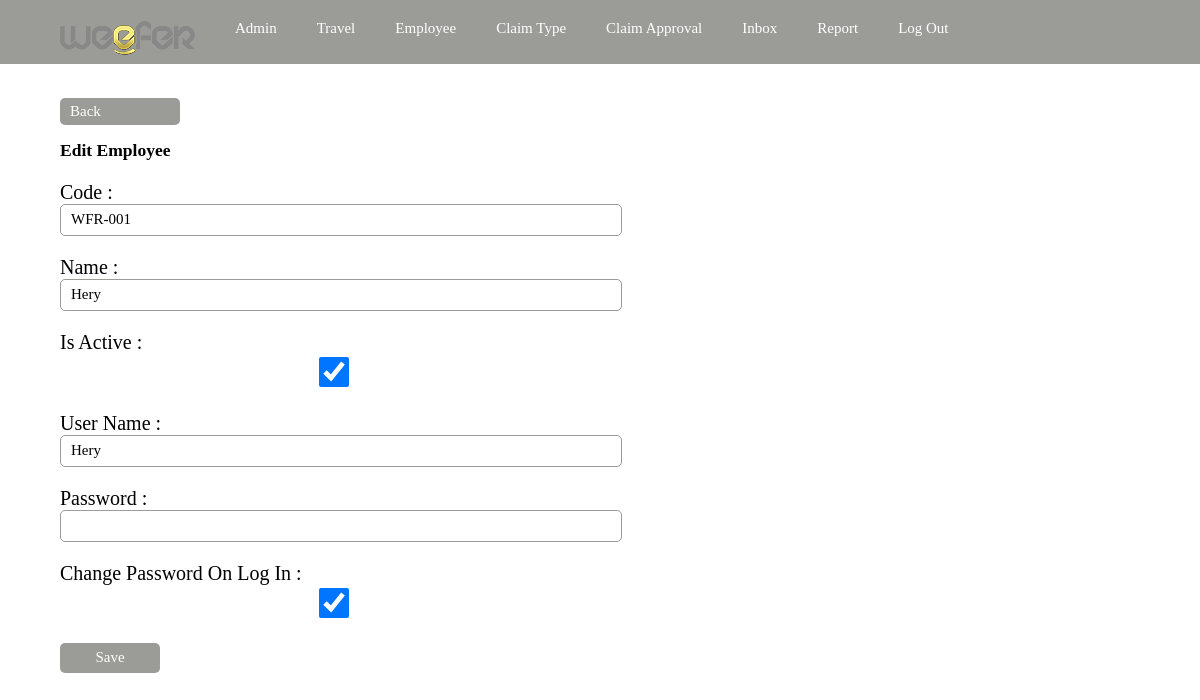
The page /claim/adminarea/editemployee.php?Id=18 (signed in) on the database its author committed.
### tables this page shows
CREATE TABLE `employee` (
  `Id` int(10) unsigned NOT NULL AUTO_INCREMENT,
  `Code` varchar(20) NOT NULL,
  `Name` varchar(50) NOT NULL,
  `UserName` varchar(45) NOT NULL,
  `StoredPassword` varchar(100) NOT NULL,
  `IsActive` tinyint(1) NOT NULL,
  `LockField` int(10) unsigned DEFAULT NULL,
  `ChangePasswordOnLogIn` tinyint(1) NOT NULL,
  PRIMARY KEY (`Id`),
  UNIQUE KEY `i_employee_code` (`Code`),
  UNIQUE KEY `i_employee_username` (`UserName`)
);

### claim/classes/Employee.php (called while the page is built, shortened)
<?php
class Employee extends UserBase{
   public static function GetObjectByKey($mySQLi, $Id){
       if($result = $mySQLi->query("SELECT * FROM ".self::TABLENAME." WHERE Id = ".$mySQLi->real_escape_string($Id)." LIMIT 1")){
           if($row = $result->fetch_array()){
               $tmpEmployee = new Employee($mySQLi);
               $tmpEmployee->Id = $row['Id'];
               $tmpEmployee->StoredPassword = $row['StoredPassword'];
               $tmpEmployee->IsActive = $row['IsActive'];
               $tmpEmployee->Code = $row['Code'];
               $tmpEmployee->UserName = $row['UserName'];
               $tmpEmployee->Name = $row['Name'];
               $tmpEmployee->ChangePasswordOnLogIn = $row['ChangePasswordOnLogIn'];
               $tmpEmployee->LockField = $row['LockField'];
               return $tmpEmployee;
           }
           else
           {
               return false;
           }
       }
       else
       {
           throw new InvalidQueryException;
       }
   }
}
?>

### claim/adminarea/editemployee.php (the view, shortened to what this page needs)
<?php
    include('header.php');
?>
<?php
include_once('../classes/Employee.php');
$Conn = Connection::get_DefaultConnection();
$Employee = Employee::GetObjectByKey($Conn, $_GET['Id']);
?>
<div class="view_data">
   <a class="backlink" href="viewemployee.php?Id=<?php echo $_GET['Id']; ?>">Back</a><br/><br/>
<h3>Edit Employee</h3>
<div class="form_add">
<form action="processeditemployee.php" method="POST" name="frmUpdateEmployee" id="frmUpdateEmployee">
    <div>Code : <br><input class="validate[required]" type="text" name="Code" value="<?php echo $Employee->Code; ?>" ></div>
    <div>Name : <br><input class="validate[required]" type="text" name="Name" value="<?php echo $Employee->Name; ?>" ></div>
    <div>Is Active : <br><input type="checkbox" name="IsActive"  <?php if($Employee->IsActive){echo "Checked";}else{echo "";} ?>></div>
    <div>User Name : <br><input class="validate[required]" type="text" name="UserName" value="<?php echo $Employee->UserName; ?>" ></div>
    <div>Password : <br><input type="password" name="Password">    </div>
    <div>Change Password On Log In : <br><input type="checkbox" name="ChangePasswordOnLogIn"  <?php if($Employee->ChangePasswordOnLogIn){echo "Checked";}else{echo "";} ?>></div>
   <input type="submit" value="Save">
</form>
</div>
</div>
<?php
    include('footer.php');
?>

### claim/adminarea/css/weefer_claim.css (style rules this page uses)
body { margin: 0; padding: 0; }
.form_add { font: 20px "Tahoma"; }
.form_add div { margin: 20px 0; }
.form_add input, .form_add select { width: 50%; height: 30px; border-radius: 5px; font: 15px "Tahoma"; padding: 0 10px; border: 1px solid #9B9B98; }
.form_add input[type=submit] { width: 100px; height: 30px; background: #9B9B98; border: none; border-radius: 5px; color: #FFF; }
.view_data { font: 15px "Tahoma"; padding: 20px 60px; }
.view_data a:link, .view_data a:visited { padding: 5px 10px; margin: 10px 5px 10px 0; display: block; width: 100px; float: left; background: #9B9B98; border: none; color: #FFF; text-decoration: none; border-radius: 5px; }

### rows shown on the page
employee: Code "WFR-001", Name "Hery", IsActive "☑", UserName "Hery", ChangePasswordOnLogIn "☑"
